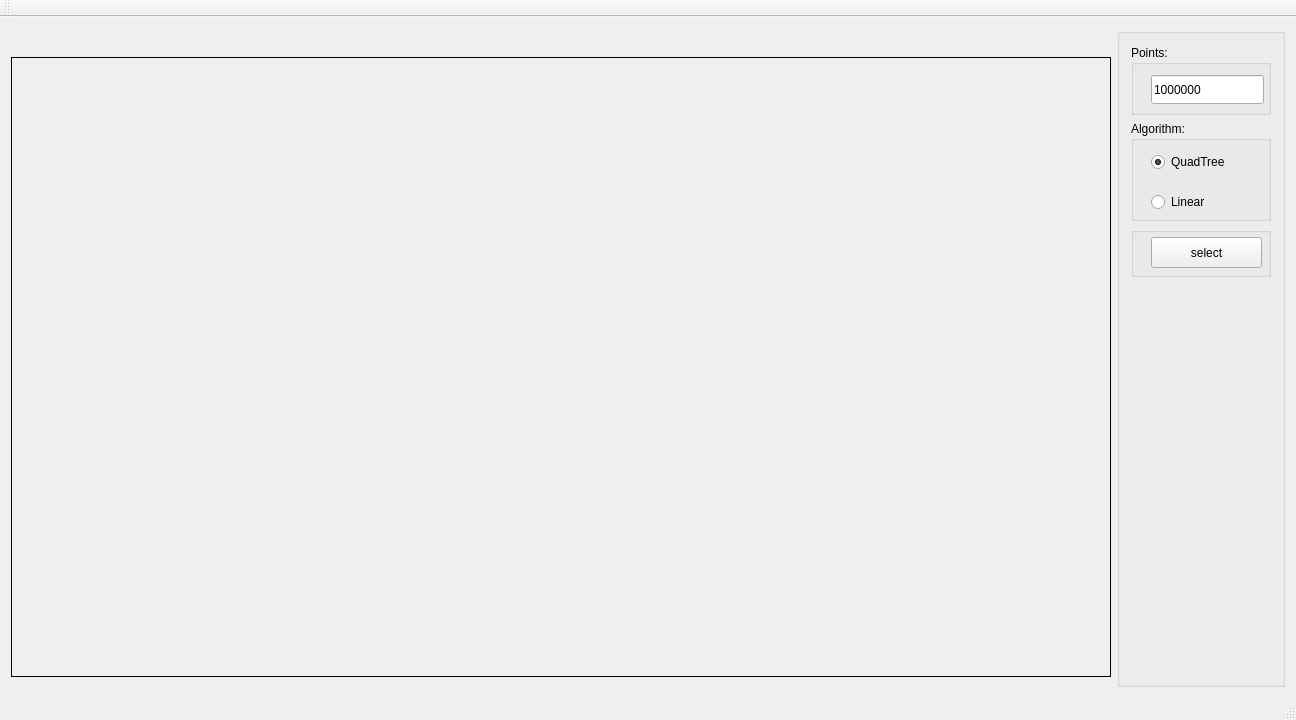
<?xml version="1.0" encoding="UTF-8"?>
<ui version="4.0">
 <class>MainWindow</class>
 <widget class="QMainWindow" name="MainWindow">
  <property name="geometry">
   <rect>
    <x>0</x>
    <y>0</y>
    <width>1290</width>
    <height>720</height>
   </rect>
  </property>
  <property name="windowTitle">
   <string>RangeSearch</string>
  </property>
  <widget class="QWidget" name="centralWidget">
   <layout class="QHBoxLayout" name="horizontalLayout">
    <item>
     <widget class="QWidget" name="widget" native="true">
      <property name="minimumSize">
       <size>
        <width>1100</width>
        <height>620</height>
       </size>
      </property>
      <property name="maximumSize">
       <size>
        <width>1100</width>
        <height>600</height>
       </size>
      </property>
      <property name="styleSheet">
       <string notr="true">QWidget { border: 1px solid black}</string>
      </property>
     </widget>
    </item>
    <item>
     <widget class="QGroupBox" name="groupBox">
      <property name="title">
       <string/>
      </property>
      <layout class="QVBoxLayout" name="verticalLayout">
       <item>
        <widget class="QGroupBox" name="groupBoxPoints">
         <property name="minimumSize">
          <size>
           <width>140</width>
           <height>70</height>
          </size>
         </property>
         <property name="title">
          <string>Points:</string>
         </property>
         <widget class="QLineEdit" name="lineEditPoints">
          <property name="geometry">
           <rect>
            <x>20</x>
            <y>30</y>
            <width>113</width>
            <height>29</height>
           </rect>
          </property>
          <property name="text">
           <string>1000000</string>
          </property>
         </widget>
        </widget>
       </item>
       <item>
        <widget class="QGroupBox" name="groupBoxAlgorithm">
         <property name="minimumSize">
          <size>
           <width>0</width>
           <height>100</height>
          </size>
         </property>
         <property name="title">
          <string>Algorithm:</string>
         </property>
         <widget class="QRadioButton" name="radioButtonQuadTree">
          <property name="geometry">
           <rect>
            <x>20</x>
            <y>30</y>
            <width>114</width>
            <height>22</height>
           </rect>
          </property>
          <property name="text">
           <string>QuadTree</string>
          </property>
          <property name="checked">
           <bool>true</bool>
          </property>
         </widget>
         <widget class="QRadioButton" name="radioButtonLinear">
          <property name="geometry">
           <rect>
            <x>20</x>
            <y>70</y>
            <width>114</width>
            <height>22</height>
           </rect>
          </property>
          <property name="text">
           <string>Linear</string>
          </property>
          <property name="checked">
           <bool>false</bool>
          </property>
         </widget>
        </widget>
       </item>
       <item>
        <widget class="QGroupBox" name="groupBox_2">
         <property name="minimumSize">
          <size>
           <width>0</width>
           <height>50</height>
          </size>
         </property>
         <property name="title">
          <string/>
         </property>
         <widget class="QToolButton" name="toolButton">
          <property name="geometry">
           <rect>
            <x>20</x>
            <y>10</y>
            <width>111</width>
            <height>31</height>
           </rect>
          </property>
          <property name="text">
           <string>select</string>
          </property>
         </widget>
        </widget>
       </item>
       <item>
        <spacer name="verticalSpacer">
         <property name="orientation">
          <enum>Qt::Vertical</enum>
         </property>
         <property name="sizeHint" stdset="0">
          <size>
           <width>20</width>
           <height>321</height>
          </size>
         </property>
        </spacer>
       </item>
      </layout>
     </widget>
    </item>
   </layout>
  </widget>
  <widget class="QMenuBar" name="menuBar">
   <property name="geometry">
    <rect>
     <x>0</x>
     <y>0</y>
     <width>1290</width>
     <height>23</height>
    </rect>
   </property>
  </widget>
  <widget class="QToolBar" name="mainToolBar">
   <attribute name="toolBarArea">
    <enum>TopToolBarArea</enum>
   </attribute>
   <attribute name="toolBarBreak">
    <bool>false</bool>
   </attribute>
  </widget>
  <widget class="QStatusBar" name="statusBar"/>
  <action name="actionQuadTree">
   <property name="text">
    <string>QuadTree</string>
   </property>
  </action>
  <action name="actionLinear">
   <property name="text">
    <string>Linear</string>
   </property>
  </action>
 </widget>
 <layoutdefault spacing="6" margin="11"/>
 <resources/>
 <connections/>
</ui>
